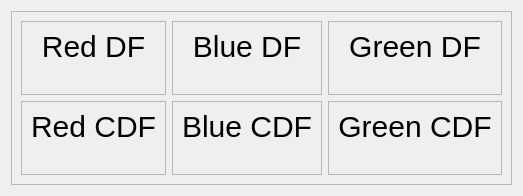
      <widget class="QWidget" name="HistogramTab">
       <attribute name="icon">
        <iconset resource="Icons.qrc">
         <normaloff>:/Icons/Histogram.png</normaloff>:/Icons/Histogram.png</iconset>
       </attribute>
       <attribute name="title">
        <string>Histogram</string>
       </attribute>
       <layout class="QGridLayout" name="gridLayout_25">
        <item row="0" column="0">
         <widget class="QFrame" name="frame_7">
          <property name="frameShape">
           <enum>QFrame::StyledPanel</enum>
          </property>
          <property name="frameShadow">
           <enum>QFrame::Raised</enum>
          </property>
          <layout class="QGridLayout" name="gridLayout_12">
           <item row="0" column="0">
            <widget class="QFrame" name="frame_8">
             <property name="frameShape">
              <enum>QFrame::StyledPanel</enum>
             </property>
             <property name="frameShadow">
              <enum>QFrame::Raised</enum>
             </property>
             <layout class="QGridLayout" name="gridLayout_15">
              <item row="0" column="0">
               <widget class="QLabel" name="A6">
                <property name="maximumSize">
                 <size>
                  <width>16777215</width>
                  <height>30</height>
                 </size>
                </property>
                <property name="styleSheet">
                 <string notr="true">font-family: Impact, Haettenschweiler, 'Arial Narrow Bold', sans-serif;
font-size: 30px;
color: black;
background-color:transparent;</string>
                </property>
                <property name="text">
                 <string>Red DF</string>
                </property>
                <property name="alignment">
                 <set>Qt::AlignCenter</set>
                </property>
               </widget>
              </item>
              <item row="1" column="0">
               <widget class="QCustomPlot" name="RedHistPDF" native="true">
                <layout class="QGridLayout" name="gridLayout_24"/>
               </widget>
              </item>
             </layout>
            </widget>
           </item>
           <item row="0" column="1">
            <widget class="QFrame" name="frame_9">
             <property name="frameShape">
              <enum>QFrame::StyledPanel</enum>
             </property>
             <property name="frameShadow">
              <enum>QFrame::Raised</enum>
             </property>
             <layout class="QGridLayout" name="gridLayout_13">
              <item row="0" column="0">
               <widget class="QLabel" name="A4">
                <property name="maximumSize">
                 <size>
                  <width>16777215</width>
                  <height>30</height>
                 </size>
                </property>
                <property name="styleSheet">
                 <string notr="true">font-family: Impact, Haettenschweiler, 'Arial Narrow Bold', sans-serif;
font-size: 30px;
color: black;
background-color:transparent;</string>
                </property>
                <property name="text">
                 <string>Blue DF</string>
                </property>
                <property name="alignment">
                 <set>Qt::AlignCenter</set>
                </property>
               </widget>
              </item>
              <item row="1" column="0">
               <widget class="QCustomPlot" name="BlueHistPDF" native="true">
                <layout class="QGridLayout" name="gridLayout_19"/>
               </widget>
              </item>
             </layout>
            </widget>
           </item>
           <item row="0" column="2">
            <widget class="QFrame" name="frame_10">
             <property name="frameShape">
              <enum>QFrame::StyledPanel</enum>
             </property>
             <property name="frameShadow">
              <enum>QFrame::Raised</enum>
             </property>
             <layout class="QGridLayout" name="gridLayout_14">
              <item row="0" column="0">
               <widget class="QLabel" name="A1">
                <property name="maximumSize">
                 <size>
                  <width>16777215</width>
                  <height>30</height>
                 </size>
                </property>
                <property name="styleSheet">
                 <string notr="true">font-family: Impact, Haettenschweiler, 'Arial Narrow Bold', sans-serif;
font-size: 30px;
color: black;
background-color:transparent;</string>
                </property>
                <property name="text">
                 <string>Green DF</string>
                </property>
                <property name="alignment">
                 <set>Qt::AlignCenter</set>
                </property>
               </widget>
              </item>
              <item row="1" column="0">
               <widget class="QCustomPlot" name="GreenHistPDF" native="true">
                <layout class="QGridLayout" name="gridLayout_20"/>
               </widget>
              </item>
             </layout>
            </widget>
           </item>
           <item row="1" column="0">
            <widget class="QFrame" name="frame_11">
             <property name="frameShape">
              <enum>QFrame::StyledPanel</enum>
             </property>
             <property name="frameShadow">
              <enum>QFrame::Raised</enum>
             </property>
             <layout class="QGridLayout" name="gridLayout_16">
              <item row="0" column="0">
               <widget class="QLabel" name="A5">
                <property name="maximumSize">
                 <size>
                  <width>16777215</width>
                  <height>30</height>
                 </size>
                </property>
                <property name="styleSheet">
                 <string notr="true">font-family: Impact, Haettenschweiler, 'Arial Narrow Bold', sans-serif;
font-size: 30px;
color: black;
background-color:transparent;</string>
                </property>
                <property name="text">
                 <string>Red CDF</string>
                </property>
                <property name="alignment">
                 <set>Qt::AlignCenter</set>
                </property>
               </widget>
              </item>
              <item row="1" column="0">
               <widget class="QCustomPlot" name="RedHistCDF" native="true">
                <layout class="QGridLayout" name="gridLayout_21"/>
               </widget>
              </item>
             </layout>
            </widget>
           </item>
           <item row="1" column="1">
            <widget class="QFrame" name="frame_12">
             <property name="frameShape">
              <enum>QFrame::StyledPanel</enum>
             </property>
             <property name="frameShadow">
              <enum>QFrame::Raised</enum>
             </property>
             <layout class="QGridLayout" name="gridLayout_17">
              <item row="0" column="0">
               <widget class="QLabel" name="A3">
                <property name="maximumSize">
                 <size>
                  <width>16777215</width>
                  <height>30</height>
                 </size>
                </property>
                <property name="styleSheet">
                 <string notr="true">font-family: Impact, Haettenschweiler, 'Arial Narrow Bold', sans-serif;
font-size: 30px;
color: black;
background-color:transparent;</string>
                </property>
                <property name="text">
                 <string>Blue CDF</string>
                </property>
                <property name="alignment">
                 <set>Qt::AlignCenter</set>
                </property>
               </widget>
              </item>
              <item row="1" column="0">
               <widget class="QCustomPlot" name="BlueHistCDF" native="true">
                <layout class="QGridLayout" name="gridLayout_22"/>
               </widget>
              </item>
             </layout>
            </widget>
           </item>
           <item row="1" column="2">
            <widget class="QFrame" name="frame_13">
             <property name="frameShape">
              <enum>QFrame::StyledPanel</enum>
             </property>
             <property name="frameShadow">
              <enum>QFrame::Raised</enum>
             </property>
             <layout class="QGridLayout" name="gridLayout_18">
              <item row="0" column="0">
               <widget class="QLabel" name="A">
                <property name="maximumSize">
                 <size>
                  <width>16777215</width>
                  <height>30</height>
                 </size>
                </property>
                <property name="styleSheet">
                 <string notr="true">font-family: Impact, Haettenschweiler, 'Arial Narrow Bold', sans-serif;
font-size: 30px;
color: black;
background-color:transparent;</string>
                </property>
                <property name="text">
                 <string>Green CDF</string>
                </property>
                <property name="alignment">
                 <set>Qt::AlignCenter</set>
                </property>
               </widget>
              </item>
              <item row="1" column="0">
               <widget class="QCustomPlot" name="GreenHistCDF" native="true">
                <layout class="QGridLayout" name="gridLayout_23"/>
               </widget>
              </item>
             </layout>
            </widget>
           </item>
          </layout>
         </widget>
        </item>
       </layout>
      </widget>
